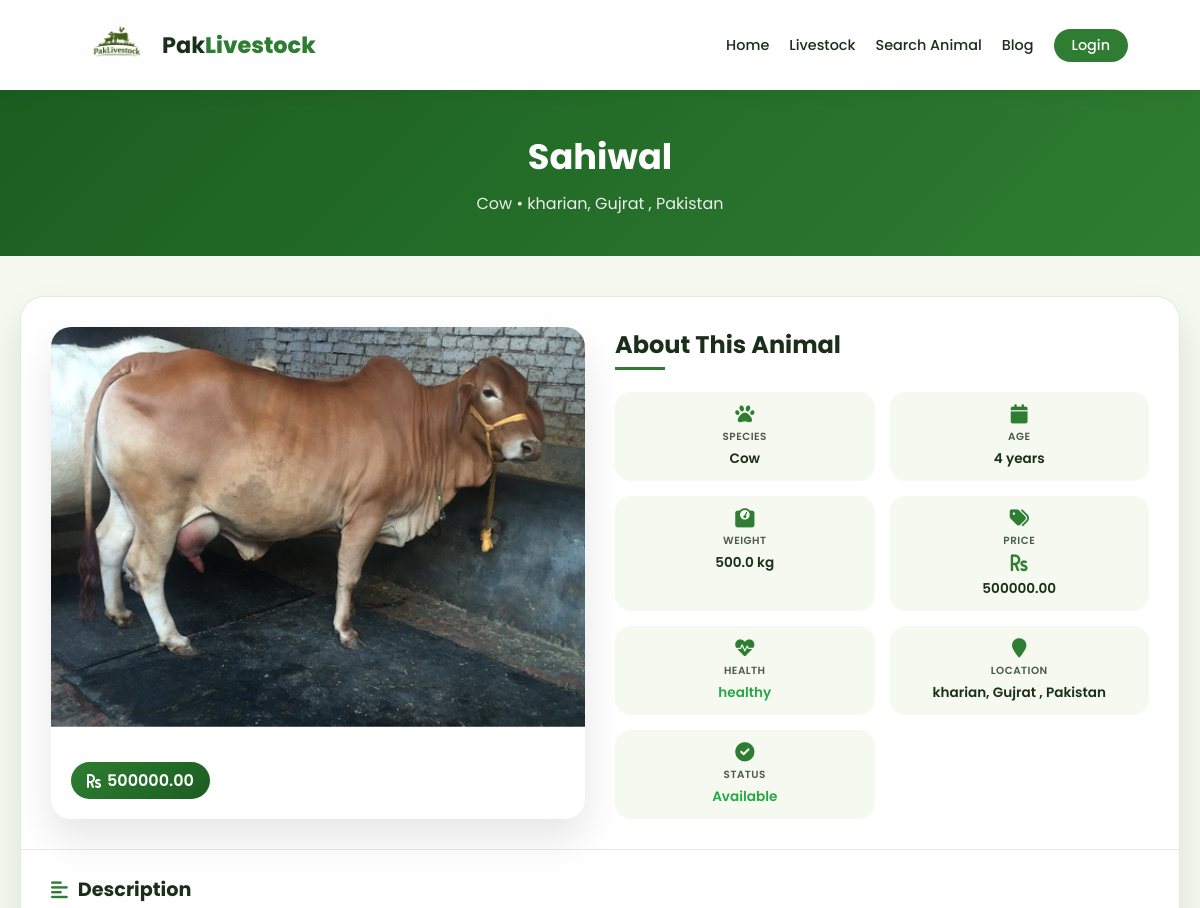
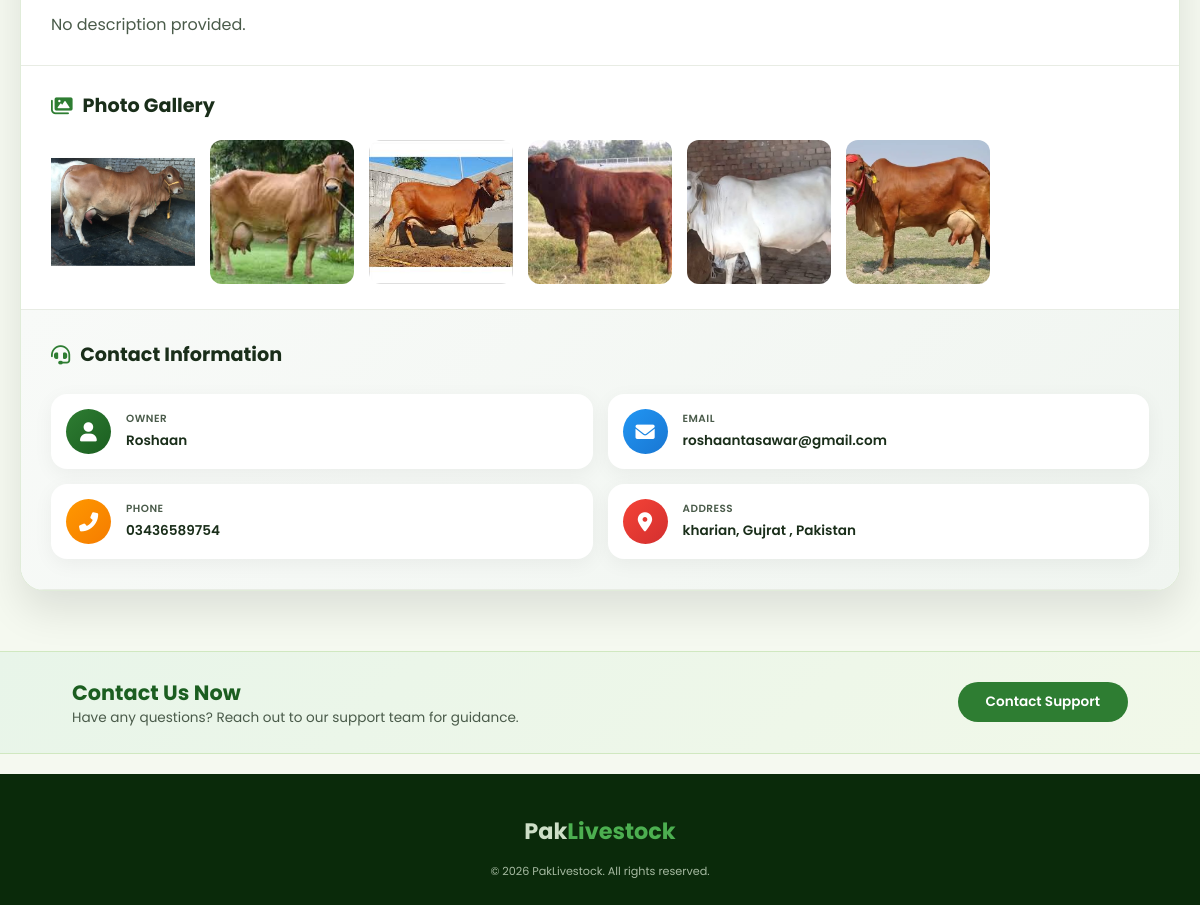
Page /viewdetails/7/ on the committed database (2 pictures, top to bottom).
### home/models.py (models this page shows, shortened)
class Livestock(models.Model):
    SPECIES_CHOICES = [
        ('buffalo', 'Buffalo'),
        ('cow', 'Cow'),
        ('goat', 'Goat'),
        ('sheep', 'Sheep'),
        ('ox', 'Ox'),
        ('chicken', 'Chicken'),
        ('home pets', 'Home Pets'),
        ('parrot', 'Parrot'),
        ('dog', 'Dog'),
        ('cat', 'Cat'),
        ('pigeon', 'Pigeon'),
        ('rabbit', 'Rabbit'),
        ('horse', 'Horse'),
    ]
    HEALTH_STATUS_CHOICES = [
        ('Healthy', 'Healthy'),
        ('Good', 'Good'),
        ('Critical', 'Critical'),
    ]
    AVAILABILITY_STATUS_CHOICES = [
        ('available', 'Available'),
        ('sold', 'Sold'),
    ]
    user = models.ForeignKey(settings.AUTH_USER_MODEL, on_delete=models.CASCADE, related_name='livestock')
    species = models.CharField(max_length=20, choices=SPECIES_CHOICES)
    breed = models.CharField(max_length=30)
    image = models.ImageField(upload_to='livestock_images/')
    age = models.PositiveIntegerField(
        blank=True,
        null=True,
        validators=[MinValueValidator(1, message='Value should be positive.')]
    )
    weight = models.FloatField(
        blank=True,
        null=True,
        validators=[MinValueValidator(0.01, message='Value should be positive.')]
    )
    health = models.CharField(max_length=20, choices=HEALTH_STATUS_CHOICES, blank=True, null=True)
    location = models.CharField(max_length=50)
    description = models.TextField(blank=True, null=True)
    price = models.DecimalField(
        max_digits=10,
        decimal_places=2,
        blank=True,
        null=True,
        validators=[MinValueValidator(0.01, message='Price should be positive.')]
    )
    phone = models.CharField(max_length=14, blank=True, null=True)
    owner_name = models.CharField(max_length=50, blank=True, null=True)
    availability_status = models.CharField(max_length=20, default='available')
    created_at = models.DateTimeField(auto_now_add=True)
    updated_at = models.DateTimeField(auto_now=True)
    def get_formatted_age(self):
        if self.age is None:
            return "Age not provided"
        total_months = int(self.age)
        years = total_months // 12
        months = total_months % 12
        if years > 0 and months > 0:
            return f"{years} year{'s' if years != 1 else ''} {months} month{'s' if months != 1 else ''}"
        elif years > 0:
            return f"{years} year{'s' if years != 1 else ''}"
        elif months > 0:
            return f"{months} month{'s' if months != 1 else ''}"
        else:
            return "0 months"

class LivestockGallery(models.Model):
    livestock = models.ForeignKey(Livestock, on_delete=models.CASCADE, related_name='gallery_photos')
    image = models.ImageField(upload_to='livestock_gallery/')

### home/views.py (the view)
# urls.py: path('viewdetails/<int:livestock_id>/', views.viewdetails_view, name='viewdetails'),
def viewdetails_view(request, livestock_id):
    livestock = get_object_or_404(Livestock, id=livestock_id)
    is_favorited = False
    if request.user.is_authenticated:
        is_favorited = Favorite.objects.filter(user=request.user, livestock=livestock).exists()
    return render(request, 'viewdetails.html', {
        'livestock': livestock,
        'is_favorited': is_favorited
    })

### Templates/viewdetails.html (shortened to what this page needs)
{% load static %}
<!DOCTYPE html>
<html lang="en">
<head>
    <link rel="stylesheet" href="https://cdnjs.cloudflare.com/ajax/libs/font-awesome/6.0.0/css/all.min.css">
    <link rel="stylesheet" href="{% static 'viewdetails.css' %}">
</head>
<body>
<header class="navbar">
    <div class="logo">
        <img src="{% static 'images/logo.jpg' %}" alt="Pakistan Livestock Logo" class="logo-img">
        Pak<span>Livestock</span>
    </div>
    <nav>
        <a href="{% url 'home' %}">Home</a>
        <a href="{% url 'livestock' %}">Livestock</a>
        <a href="{% url 'search_livestock' %}" class="search">Search Animal</a>
                <a href="{% url 'blog' %}">Blog</a>
        {% if user.is_authenticated %}
            <a href="{% url 'favorite_list' %}">Favorites</a>
            <a href="{% url 'contact' %}">Contact Us</a>
            <a href="{% url 'add_livestock' %}">Add Livestock</a>
            <a href="{% url 'logout' %}" class="logout-btn">Logout</a>
        {% else %}
            <a href="{% url 'login' %}" class="login-btn">Login</a>
        {% endif %}
    </nav>
</header>
<section class="detail-hero">
    <div class="detail-hero-content">
        <h1>{{ livestock.breed }}</h1>
        <p>{{ livestock.species|title }} • {{ livestock.location }}</p>
    </div>
</section>
<div class="detail-container">
    <div class="detail-card">
        <div class="detail-main">
            <div class="detail-image-area">
                {% if livestock.image %}
                    <img src="{{ livestock.image.url }}" alt="{{ livestock.breed }}" class="main-image">
                {% else %}
                    <img src="{% static 'images/cow.png' %}" alt="No image" class="main-image">
                {% endif %}
                <div class="price-badge-large">
                    <i class="fas fa-rupee-sign"></i> {{ livestock.price|default:"0.00" }}
                </div>
            </div>
            <div class="detail-info-area">
                <h2>About This Animal</h2>
                <div class="info-cards">
                    <div class="info-card">
                        <i class="fas fa-paw"></i>
                        <span class="info-label">Species</span>
                        <span class="info-data">{{ livestock.species|title }}</span>
                    </div>
                    <div class="info-card">
                        <i class="fas fa-calendar"></i>
                        <span class="info-label">Age</span>
                        <span class="info-data">{{ livestock.get_formatted_age }}</span>
                    </div>
                    <div class="info-card">
                        <i class="fas fa-weight"></i>
                        <span class="info-label">Weight</span>
                        <span class="info-data">{{ livestock.weight }} kg</span>
                    </div>
                    <div class="info-card">
                        <i class="fas fa-tags"></i>
                        <span class="info-label">Price</span>
                        <span class="info-data"><i class="fas fa-rupee-sign"></i> {{ livestock.price|default:"0.00" }}</span>
                    </div>
                    <div class="info-card">
                        <i class="fas fa-heartbeat"></i>
                        <span class="info-label">Health</span>
                        <span class="info-data health-{{ livestock.health|lower }}">{{ livestock.health }}</span>
                    </div>
                    <div class="info-card">
                        <i class="fas fa-map-marker"></i>
                        <span class="info-label">Location</span>
                        <span class="info-data">{{ livestock.location }}</span>
                    </div>
                    <div class="info-card">
                        <i class="fas fa-check-circle"></i>
                        <span class="info-label">Status</span>
                        <span class="info-data status-{{ livestock.availability_status|lower }}">
                            {{ livestock.availability_status|title }}
                        </span>
                    </div>
                </div>
            </div>
        </div>
        <div class="description-box">
            <h3><i class="fas fa-align-left"></i> Description</h3>
            <p>{{ livestock.description|default:"No description provided." }}</p>
        </div>
        {% if livestock.gallery_photos.exists %}
        <div class="gallery-box">
            <h3><i class="fas fa-images"></i> Photo Gallery</h3>
            <div class="gallery-flex" id="galleryFlex">
                {% for img in livestock.gallery_photos.all %}
                <div class="gallery-thumb" data-img-url="{{ img.image.url }}">
                    <img src="{{ img.image.url }}" alt="Gallery">
                </div>
                {% endfor %}
            </div>
        </div>
        {% endif %}
        <div class="contact-box">
            <h3><i class="fas fa-headset"></i> Contact Information</h3>
            <div class="contact-flex">
                <div class="contact-block">
                    <div class="contact-icon green-bg"><i class="fas fa-user"></i></div>
                    <div class="contact-block-info">
                        <span class="contact-block-label">OWNER</span>
                        <span class="contact-block-value">{{ livestock.owner_name|default:livestock.user.username }}</span>
                    </div>
                </div>
                <div class="contact-block">
                    <div class="contact-icon blue-bg"><i class="fas fa-envelope"></i></div>
                    <div class="contact-block-info">
                        <span class="contact-block-label">EMAIL</span>
                        <span class="contact-block-value">{{ livestock.user.email }}</span>
                    </div>
                </div>
                <div class="contact-block">
                    <div class="contact-icon orange-bg"><i class="fas fa-phone-alt"></i></div>
                    <div class="contact-block-info">
                        <span class="contact-block-label">PHONE</span>
                        <span class="contact-block-value">{{ livestock.phone|default:"Not provided" }}</span>
                    </div>
                </div>
                <div class="contact-block">
                    <div class="contact-icon red-bg"><i class="fas fa-map-marker-alt"></i></div>
                    <div class="contact-block-info">
                        <span class="contact-block-label">ADDRESS</span>
                        <span class="contact-block-value">{{ livestock.location }}</span>
                    </div>
                </div>
            </div>
        </div>
    </div>
</div>
<div class="contact-bar">
    <div class="contact-bar-content">
        <div class="contact-text">
            <h3>Contact Us Now</h3>
            <p>Have any questions? Reach out to our support team for guidance.</p>
        </div>
        <a href="{% url 'contact' %}" class="contact-bar-btn">Contact Support</a>
    </div>
</div>
<footer class="contact-footer">
    <div class="footer-content">
        <div class="footer-logo">
            Pak<span>Livestock</span>
        </div>
        <p class="copyright">&copy; 2026 PakLivestock. All rights reserved.</p>
    </div>
</footer>
</body>
</html>

### rows in the picture
Livestock: breed "Sahiwal", species "Cow", location "kharian, Gujrat , Pakistan", image (picture), price "500000.00", get_formatted_age "4 years", weight "500.0", health "healthy", availability_status "Available", description "No description provided.", owner_name "Roshaan", user.email "roshaantasawar@gmail.com", phone "03436589754"
LivestockGallery: image (picture)
LivestockGallery: image (picture)
LivestockGallery: image (picture)
LivestockGallery: image (picture)
LivestockGallery: image (picture)
LivestockGallery: image (picture)
